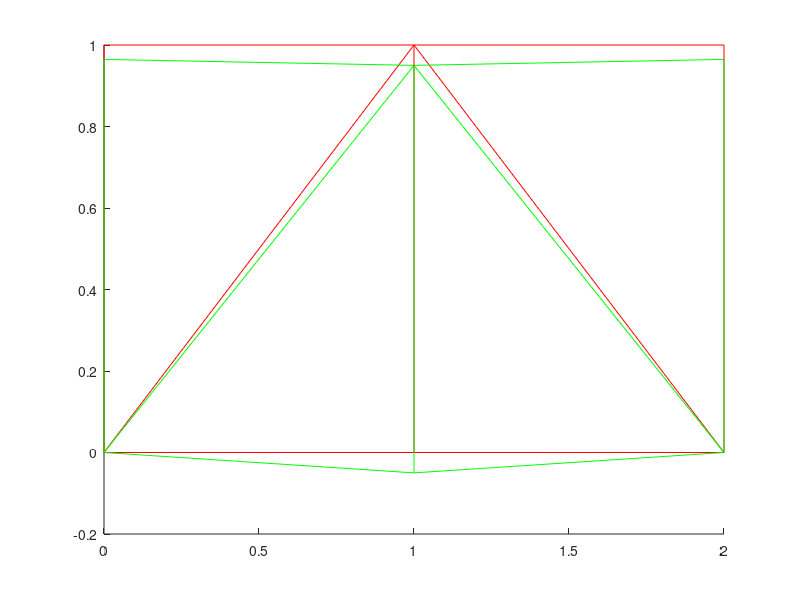

Write the MATLAB code that produced this figure.
% Reseni prihradove konstrukce 
% Pokus o upravu pro metodu Schurova doplnku
%               
%                  |   |   |
%   2   6   4      V   V   V
%   x-3-x-7-x      x---x---x
%   |  /|\  |      |  /|\  |
%   4 2 9 6 8      | / | \ |
%   |/  |  \|      |/  |  \|
%   x-1-x-5-x      x---x---x
%   1   5   3      ^       ^
%              

clear;

% Dimenze ulohy (2 stupne volnosti:u,v, 2 uzly na prutu):
ndof=2   ;
puzlu=2 ;  

% ZADANI - material:
E=210e9 ;
A=0.1  ;

% ZADANI - geometrie:
uzly=[
0.0 0.0 ;
0.0 1.0 ;
2.0 0.0 ;
2.0 1.0 ;
1.0 0.0 ;
1.0 1.0 ];
pruty=[
1 5 0.1 ;
1 6 0.1 ;
2 6 0.1 ;
1 2 0.1 ;
5 3 0.1 ;
3 6 0.1 ;
6 4 0.1 ;
3 4 0.1 ;
5 6 0.1 ];
nuzlu=size(uzly,1);
nprutu=size(pruty,1);

% ZADANI: prvni podpora, ktera je na okraji
border = 5 ;

% ZADANI - podpory (uzel,smer,velikost):
podpory=[
1 1 0 ;
1 2 0 ;
3 1 0 ;
3 2 0 ];
npodpor=size(podpory,1);

% ZADANI - sily (uzel,smer,velikost):
sily=[
2 2 -10000;
4 2 -10000;
6 2 -10000
];
nsil=size(sily,1);

% VYPOCET: --------------------------------

% Vypocet kodovych cisel:
kcis=zeros(nprutu,ndof*puzlu);
for i=1:nprutu
  for j=1:puzlu
    for k=1:ndof
      kcis(i, ((j-1)*ndof+k))=(pruty(i,j)-1)*ndof+k ;
    end
  end
end


% Nulovani matic a vektoru:
velikost = nuzlu*ndof;
    
K = zeros(velikost);
u = zeros(velikost,1);
F = zeros(velikost,1);

% Sestaveni a lokalizace matic tuhosti:
for i=1:nprutu
	% Delka prutu
	dx2 = (uzly(pruty(i,1),1)-uzly(pruty(i,2),1))^2;
	dy2 = (uzly(pruty(i,1),2)-uzly(pruty(i,2),2))^2;
	L = sqrt(dx2 + dy2);

	% Matice tuhosti:
  S=[1 0 ; 1 L];
  B=[0 1];
  
  D=[E];
  
  Si=inv(S);
  A = pruty(i,3); 
  Kel=A*L*Si'*B'*D*B*Si;
  Keg=[Kel(1,1) 0 Kel(1,2) 0 ;
      0 0 0 0 ;
      Kel(2,1) 0 Kel(2,2) 0
      0 0 0 0 ];
	% Transformace:
	s = (uzly(pruty(i,2),2)-uzly(pruty(i,1),2))/L;
	c = (uzly(pruty(i,2),1)-uzly(pruty(i,1),1))/L;
  T = [ c s 0 0 ; -s c 0 0 ; 
        0 0 c s ; 0 0 -s c ] ;
  Ke = T' * Keg * T;
  
	% Samotna lokalizace:
  for j=1:(puzlu*ndof)
    for k=1:(puzlu*ndof)
      K(kcis(i,j),kcis(i,k)) = K(kcis(i,j),kcis(i,k))+Ke(j,k);
    end
  end
end

% Zatizeni:
for i=1:nsil
	iuz=sily(i,1);
	ismer=sily(i,2);
	pos = (ndof*(iuz-1))+ismer;
  F(pos) = F(pos)+sily(i,3);
end

% Podpory:
for i=1:npodpor
	iuz=podpory(i,1);
	ismer=podpory(i,2);
	pos = (ndof*(iuz-1))+ismer;
  u(pos) = u(pos)+podpory(i,3);
	for j=1:velikost
    K(pos,j) = 0.0 ;
    K(j,pos) = 0.0 ;
  end
	K(pos,pos) = 1.0 ;
end


% RESENI soustavy rovnic:
u=K\F

gmult = 0.025*max(uzly(:))/max(abs(u)); % kvuli grafice

% Vypocet vysledku na prutech:
for i=1:nprutu
	ue  = zeros(puzlu*ndof,1);
	uel = zeros(puzlu*ndof,1);

	% Ziskani lokalnich vektoru deformaci:
	for j=1:(puzlu*ndof)
		ue(j) = u(kcis(i,j));
	end

	% Transformace:
	dx2 = (uzly(pruty(i,1),1)-uzly(pruty(i,2),1))^2;
	dy2 = (uzly(pruty(i,1),2)-uzly(pruty(i,2),2))^2;
	L = sqrt(dx2 + dy2);

	s = (uzly(pruty(i,2),2)-uzly(pruty(i,1),2))/L;
	c = (uzly(pruty(i,2),1)-uzly(pruty(i,1),1))/L;
    T = [ c s 0 0 ; -s c 0 0 ; 
        0 0 c s ; 0 0 -s c ] ;
    uel = T * ue;

  % Matice tuhosti (jen lokalni):
  S=[1 0 ; 1 L];
  B=[0 1];
  D=[E];
  Si=inv(S);
  A = pruty(i,3);
  Kel=A*L*Si'*B'*D*B*Si;
  Keg=[Kel(1,1) 0 Kel(1,2) 0 ;
      0 0 0 0 ;
      Kel(2,1) 0 Kel(2,2) 0
      0 0 0 0 ];
	
  % VYSLEDEK - sily v prutech:
	Fe = Keg * uel ;
    
    souradnice(:,:,i)=[
        uzly(pruty(i,1),1) uzly(pruty(i,1),2) ;
        uzly(pruty(i,2),1) uzly(pruty(i,2),2) ];
    
    souradnicedef(:,:,i)=[
        uzly(pruty(i,1),1)+ue(1)*gmult uzly(pruty(i,1),2)+ue(2)*gmult ;
        uzly(pruty(i,2),1)+ue(3)*gmult uzly(pruty(i,2),2)+ue(4)*gmult ];
end


% Grafika - vykresleni konstrukce:
hold on
for i=1:nprutu
  % tvar konstrukce:
  plot(souradnice(:,1,i),souradnice(:,2,i),'-r');
  % vykresleni deformaci:
  plot(souradnicedef(:,1,i),souradnicedef(:,2,i),'-g');
end
%axis equal
hold off


% -----------------------------
% "SPRAVNE" vysledky deformaci:
% u =
%
%   0.0000e+00
%  -0.0000e+00
%  -0.0000e+00
%  -4.7619e-07
%  -0.0000e+00
%  -0.0000e+00
%  -0.0000e+00
%  -4.7619e-07
%  -0.0000e+00
%  -6.7344e-07
%  -0.0000e+00
%  -6.7344e-07
